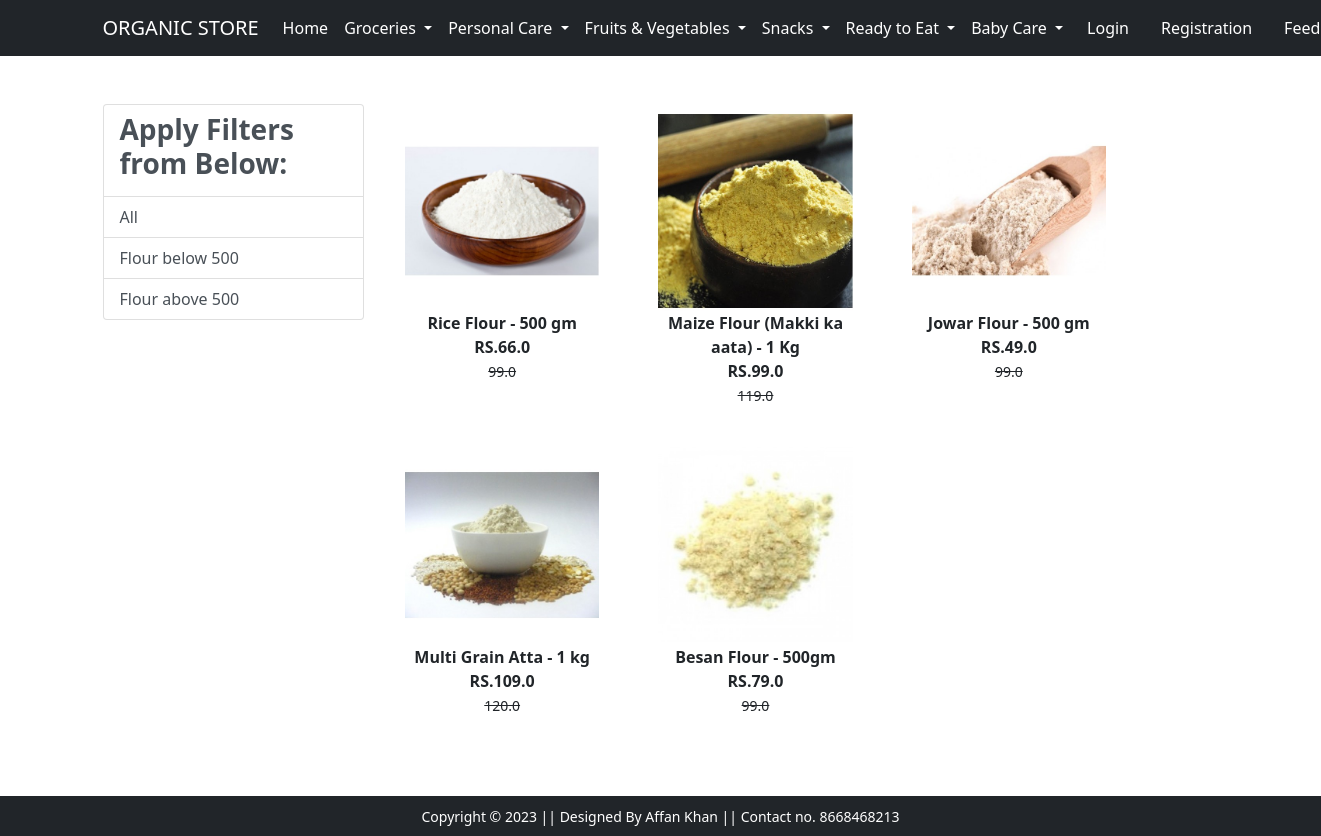
Page /flour/ on the committed database.
### organic/models.py (models this page shows, shortened)
class Product(models.Model):
    title = models.CharField(max_length=100)
    selling_price = models.FloatField()
    discounted_price = models.FloatField()
    description = models.TextField()
    brand = models.CharField(max_length=100)
    category = models.CharField(choices=CATEGORY_CHOICES, max_length=5)
    product_image = models.ImageField(upload_to="productimg")

### organic/views.py (the view)
# urls.py: path('flour/', views.flour, name='flour'),
def flour(request, data=None):
    totalitem = 0
    if data == None:
        flour = Product.objects.filter(category='fl')
    elif data == 'below':
        flour = Product.objects.filter(category='fl').filter(discounted_price__lt=500)
    elif data == 'above':
        flour = Product.objects.filter(category='fl').filter(discounted_price__gt=500)
    if request.user.is_authenticated:
        totalitem = len(Cart.objects.filter(user=request.user))
    return render(request, 'flour.html', {'flour': flour, 'totalitem': totalitem})

### organic/templates/flour.html (shortened to what this page needs)
{% extends 'base.html' %}
{% load static %}
{% block main-content %}
<body>
<div class="container my-5 ">
 <div class="row">
  <div class="col-sm-3">
    <div class="list-group">
        <a href="#" class="list-group-item
         list-group-item-action" aria-current="true" ><h3 class="fw-bold">Apply Filters from Below:</h3></a>
        <a href="{% url 'flour' %}" class="list-group-item
         list-group-item-action" aria-current="true">All</a>
         <a href="{% url 'flourdata' 'below' %}" class="list-group-item
         list-group-item-action" aria-current="true">Flour below 500</a>
         <a href="{% url 'flourdata' 'above' %}" class="list-group-item
         list-group-item-action" aria-current="true">Flour above 500</a>
    </div>
  </div>
  <div class="col-sm-8">
      <div class="row">
          {% for product in flour %}
           <div class="col-sm-4 text-center mb-4">
               <a href="{% url 'product-detail' product.id %}" class="btn">
                   <div class="item">
                       <img src="{{product.product_image.url}}" alt="" height="200" class="">
                       <div class="fw-bold">{{product.description}}</div>
                       <div class="fw-bold">RS.{{product.discounted_price}}</div>
                       <small class="fw-light text-decoration-line-through">{{product.selling_price}}</small>
                   </div>
                </a>
            </div>
            {% endfor %}
        </div>
  </div>
 </div>
</div>
</body>
{% endblock main-content %}

### rows in the picture
Product: product_image (picture), description "Rice Flour - 500 gm", discounted_price "66.0", selling_price "99.0"
Product: product_image (picture), description "Maize Flour (Makki ka aata) - 1 Kg", discounted_price "99.0", selling_price "119.0"
Product: product_image (picture), description "Jowar Flour - 500 gm", discounted_price "49.0", selling_price "99.0"
Product: product_image (picture), description "Multi Grain Atta - 1 kg", discounted_price "109.0", selling_price "120.0"
Product: product_image (picture), description "Besan Flour - 500gm", discounted_price "79.0", selling_price "99.0"
